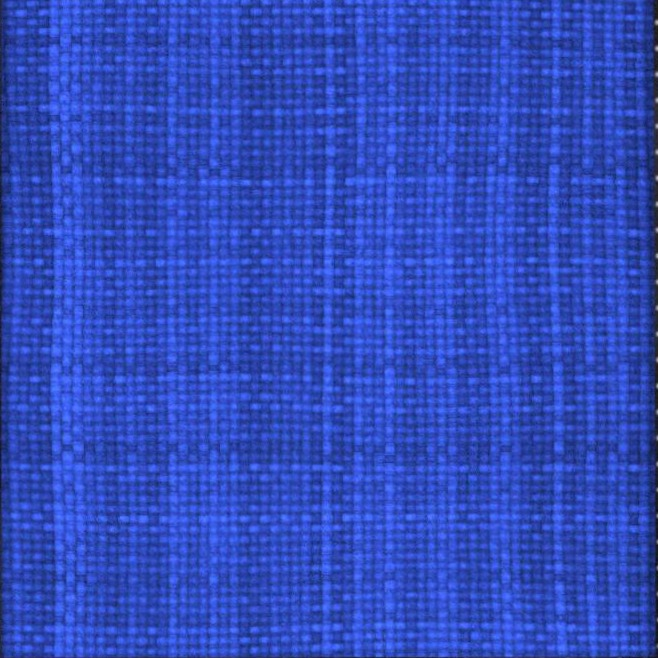
#> input picture annotation_tool/demo/data/crops/801.jpg, 658 x 658 px, given in place of 801.jpg.jpg, which was not available
$ python v1_make_sheets_enh.py ../../annotation_tool/demo/data/crops/801.jpg
#> lines starting #> are read from the running program, lines starting #| are printed output that depends on the picture; pictures that were not available may be replaced by others from this repository, and a replacement may not be noted
"""Verification check 1b: enhanced blind sheets for the samples that are ambiguous at thumbnail
size.  Per sample, two rows:
   row A: low-pass, per-image standardised grey (illumination / glare / vignette layout;
          insensitive to brightness-contrast jitter and noise)
   row B: sharp centre zoom (central 30 %; twill direction / weave chirality)
columns: AUG | src rot0 | rot90 | rot180 | rot270  (np.rot90, CCW)."""
import os
import sys

import cv2
import numpy as np

HERE = os.path.dirname(os.path.abspath(__file__))
AUG = os.path.dirname(HERE)
ROOT = os.path.dirname(AUG)
TOOL = os.path.join(ROOT, "annotation_tool", "data", "crops")
CROPS = os.path.join(AUG, "crops")
OUT = os.path.join(HERE, "sheets")
T = 190

ids = sys.argv[1:]


def lowpass(im):
    g = cv2.cvtColor(im, cv2.COLOR_BGR2GRAY).astype(np.float32)
    g = cv2.resize(g, (96, 96), interpolation=cv2.INTER_AREA)
    g = cv2.GaussianBlur(g, (0, 0), 2.5)
    m = 8
    inner = g[m:-m, m:-m]
    g = (g - inner.mean()) / (inner.std() + 1e-6)
    g = np.clip(128 + 50 * g, 0, 255).astype(np.uint8)
    g = cv2.resize(g, (T, T), interpolation=cv2.INTER_CUBIC)
    return cv2.cvtColor(g, cv2.COLOR_GRAY2BGR)


def zoom(im):
    S = im.shape[0]
    a = int(S * 0.35)
    b = int(S * 0.65)
    c = im[a:b, a:b]
    g = cv2.cvtColor(c, cv2.COLOR_BGR2GRAY)
    g = cv2.createCLAHE(2.0, (4, 4)).apply(g)
    return cv2.cvtColor(cv2.resize(g, (T, T), interpolation=cv2.INTER_AREA), cv2.COLOR_GRAY2BGR)


def label(im, s):
    im = im.copy()
    cv2.putText(im, s, (4, 18), cv2.FONT_HERSHEY_SIMPLEX, 0.55, (0, 0, 0), 3, cv2.LINE_AA)
    cv2.putText(im, s, (4, 18), cv2.FONT_HERSHEY_SIMPLEX, 0.55, (0, 255, 255), 1, cv2.LINE_AA)
    return im


def pad(c):
    return np.pad(c, ((3, 3), (3, 3), (0, 0)), constant_values=255)


for s in range(0, len(ids), 5):
    rows = []
    for aid in ids[s:s + 5]:
        src = cv2.imread(os.path.join(TOOL, f"{aid.split('_aug')[0]}.jpg"))
#> src is the input picture: shape (658, 658, 3); mean B, G, R 188.6, 75.1, 47.8
        aug = cv2.imread(os.path.join(CROPS, f"{aid}.jpg"))
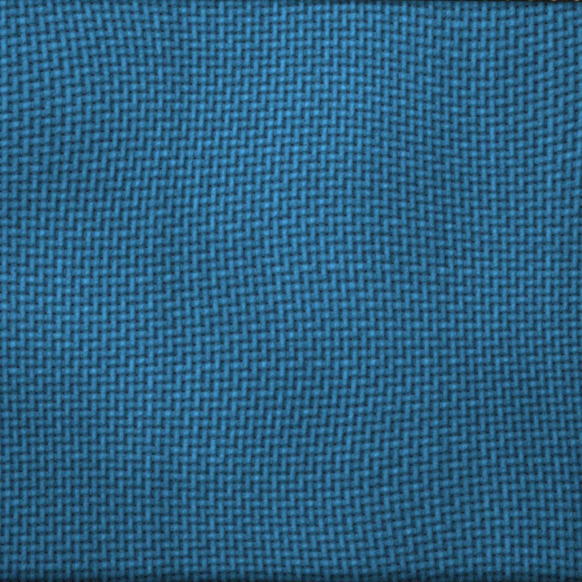
#> input picture annotation_tool/demo/data/crops/802.jpg, 1164 x 1164 px, given in place of 801.jpg.jpg, which was not available (shown at 1/2 size)
#> aug is the input picture: shape (1164, 1164, 3); mean B, G, R 129.7, 95.9, 42.7
        cands = [np.ascontiguousarray(np.rot90(src, j)) for j in range(4)]
#> cands = 4 items
        ra = [label(lowpass(aug), f"{aid} AUG lp")] + [label(lowpass(c), f"rot{90 * j}") for j, c in enumerate(cands)]
#> in lowpass (call 3), `inner = g[m:-m, m:-m]`:
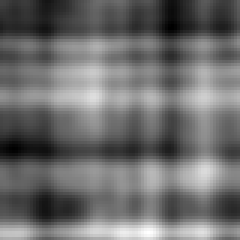
#> inner: shape (80, 80) float32 (shown 3 times larger); min 73.76, max 91.36, mean 81.3; drawn with min black and max white
#> in lowpass (call 4), `inner = g[m:-m, m:-m]`:
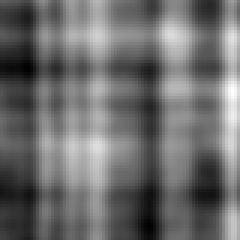
#> inner: shape (80, 80) float32 (shown 3 times larger); min 73.76, max 91.36, mean 81.3; drawn with min black and max white
#> call 4 of label, with s = 'rot180'
#> in label (call 4), `cv2.putText(im, s, (4, 18), cv2.FONT_HERSHEY_SIMPLEX, 0.55, (0, 255, 2..`:
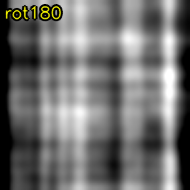
#> im: shape (190, 190, 3); mean of channels 0, 1, 2 111, 112.2, 112.2; drawn as B, G, R
#> in lowpass (call 5), `g = cv2.cvtColor(im, cv2.COLOR_BGR2GRAY).astype(np.float32)`:
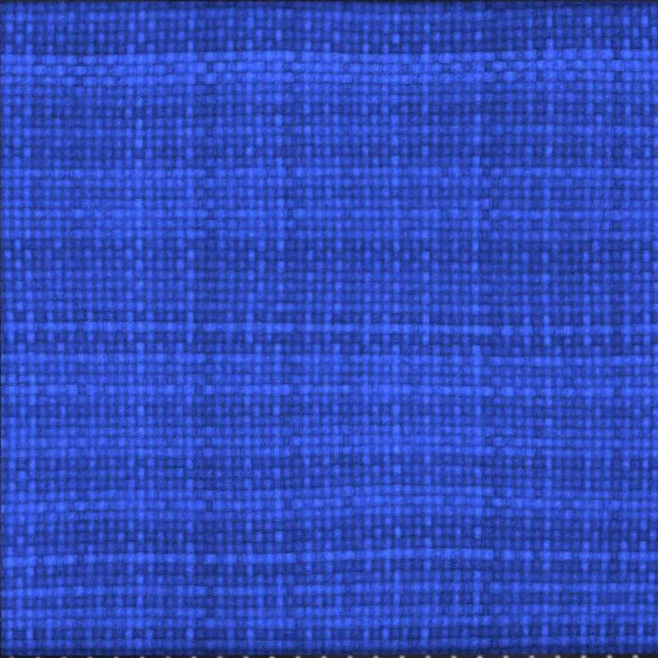
#> im: shape (658, 658, 3); mean B, G, R 188.6, 75.1, 47.8
#> in lowpass (call 5), `g = cv2.resize(g, (96, 96), interpolation=cv2.INTER_AREA)`:
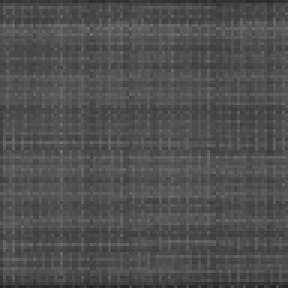
#> g: shape (96, 96) float32 (shown 3 times larger); min 36.49, max 110.3, mean 79.9
#> in lowpass (call 5), `g = cv2.GaussianBlur(g, (0, 0), 2.5)`:
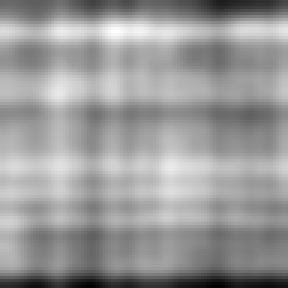
#> g: shape (96, 96) float32 (shown 3 times larger); min 63.03, max 91.36, mean 80.1; drawn with min black and max white
#> ra = 5 items
        rb = [label(zoom(aug), "AUG zoom")] + [label(zoom(c), f"rot{90 * j}") for j, c in enumerate(cands)]
#> rb = 5 items
        rows.append(np.hstack([pad(c) for c in ra]))
        rows.append(np.hstack([pad(c) for c in rb]))
        rows.append(np.full((8, rows[-1].shape[1], 3), 0, np.uint8))
    cv2.imwrite(os.path.join(OUT, f"enh{s // 5}.jpg"), np.vstack(rows), [cv2.IMWRITE_JPEG_QUALITY, 90])
print("ok", len(ids))
